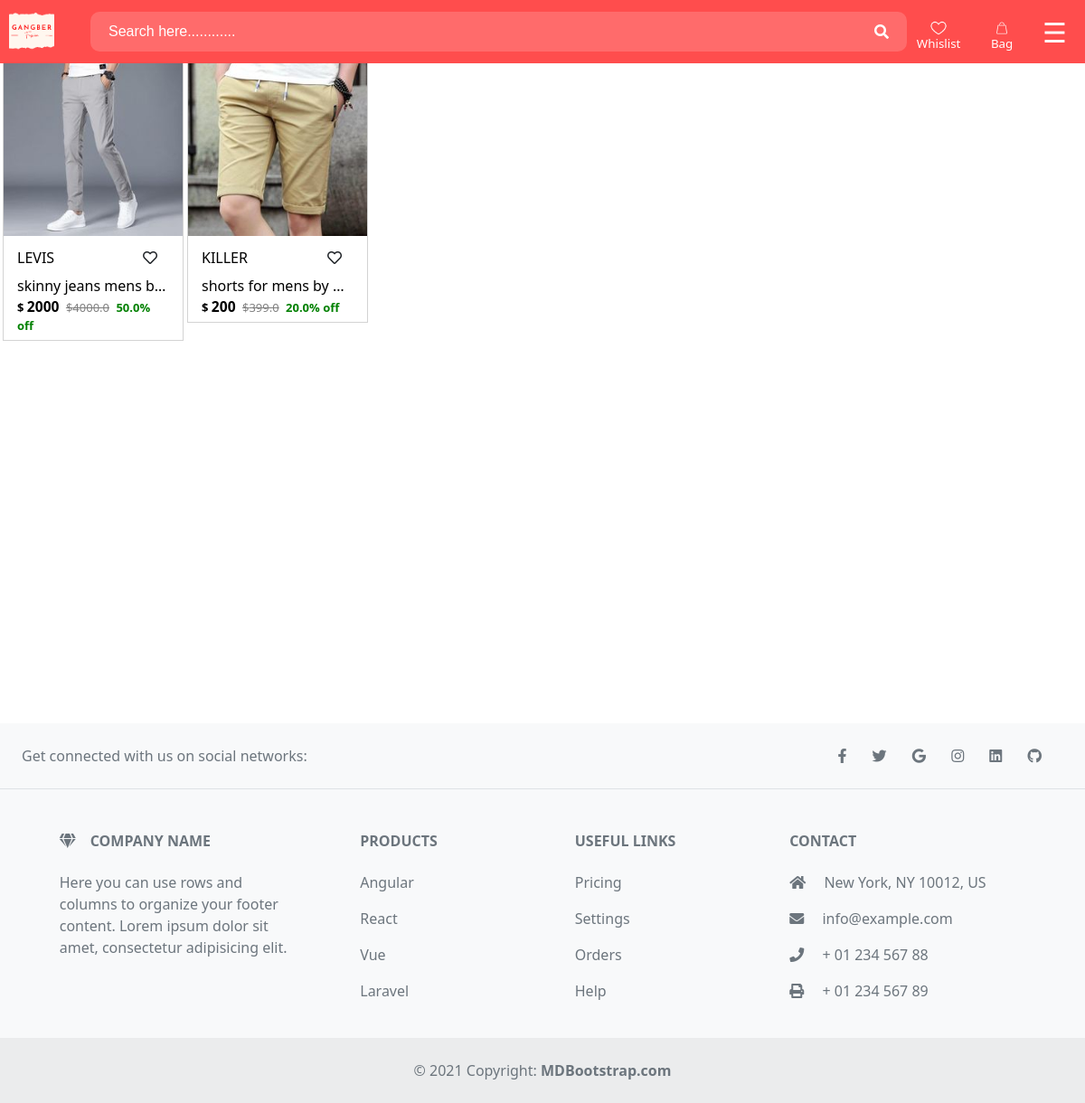
The app's page /product_type/Denim cloths | up to 40% off (signed in) with its own data.
### GMF/models.py (models this page shows, shortened)
class Products(models.Model):
    sno = models.AutoField(primary_key=True)
    title = models.CharField(max_length=100)
    subtitle = models.CharField(max_length=5000)
    company = models.CharField(max_length=100, default="")
    poster = models.ImageField(upload_to="media", default="/ntg/")
    image = models.ManyToManyField(images)
    price = models.IntegerField(default=0)
    off = models.FloatField(default=0.0)
    mrp = models.FloatField(default=0)
    desc = models.ManyToManyField(Product_desc, default="")
    size = models.ManyToManyField(sizes_stock, default="")
    Product_type = models.ForeignKey(Products_type, on_delete=models.CASCADE, default="")
    category = models.ForeignKey(category_product, on_delete=models.CASCADE  , default="")
    offers = models.ForeignKey(Offer_poster, on_delete=models.CASCADE  , default="" )
    trending = models.BooleanField(default=False)
    demanding = models.BooleanField(default=False)
    original = models.BooleanField(default=False)

### GMF/views.py (the view)
# urls.py: path('product_type/<title>', views.type, name="product_type"),
def type(request, title):
    cat = get_object_or_404(Products_type, title=title)
    products = Products.objects.filter(Product_type=cat)
    if request.user.is_authenticated:
            user = auth_user.objects.filter(user=request.user)[0]
    else:
        user = None
    return render(request, "type.html", {"products": products, "category": cat, "user": user})

### templates/type.html (shortened to what this page needs)
{% extends "base.html" %}
{% block body %}
  <div style="width: 100%;">
    <div class="row">
      {% for pro in products %}
          <div class="col-6 col-md-4 col-lg-2">
              <div class=" p_card ">
                  <div href="/product/{{pro.title}}" id="url_{{pro.sno}}" style="text-decoration: none; color: black;">
                    <div class="product">
                      <a  href="/product/{{pro.title}}"  class="image">
                        <img src='/media/{{pro.poster}}' alt="" class="img-fluid" id="img_{{pro.sno}}"
                          style="width: 100%; height: 100%;">
                      </a>
                      <div class="text">
                        <div class="d-flex" style="justify-content: space-between; align-items: center;">
                          <span class="display-7" id="com_{{pro.sno}}">{{pro.company}}</span>
                          <button class="btn add_fav" id={{pro.sno}} onclick="add_fav(id)"><i class="far fa-heart"></i></button>
                        </div>
                        <a href="/product/{{pro.title}}" id="url_{{pro.sno}}">
                          <span id="title_{{pro.sno}}">{{pro.title|truncatechars:20}}</span> <br></a>
                        <div class="price" style="font-weight: bolder; font-size: small;">
                          <span>$</span> <span style="font-size: larger;" id="price_{{pro.sno}}">{{pro.price}}</span> <span
                            class="mx-1" style="font-weight: lighter; color: gray;"><del
                              id="mrp_{{pro.sno}}">${{pro.mrp}}</del></span>
                          <span style="color: green;" id="off_{{pro.sno}}">{{pro.off}}% off</span>
                        </div>
                      </div>
                    </div>
                  </div>
                </div>
          </div>
          {% endfor %}
    </div>
  </div>
</div>
</div>
{% endblock body %}

### static_files/css/home.css (style rules this page uses)
.product { border: 0.5px solid lightgray; min-width: 200px; }
.text { padding: 5px 15px; }
.image { height: 200px; }
.p_card { padding: 10px 3px; }

### templates/base.html (style rules this page uses)
a { text-decoration: none; color: black; }

### templates/type.html (style rules this page uses)
.product { border: 0.5px solid lightgray; }
.image { display: flex; justify-content: center; align-items: center; }
.p_card { padding: 0px 3px; }
.text { padding: 5px 15px; }

### records on screen
Products: poster (picture), company "LEVIS", title "skinny jeans mens b…", price "2000", mrp "4000.0", off "50.0"
Products: poster (picture), company "KILLER", title "shorts for mens by …", price "200", mrp "399.0", off "20.0"
